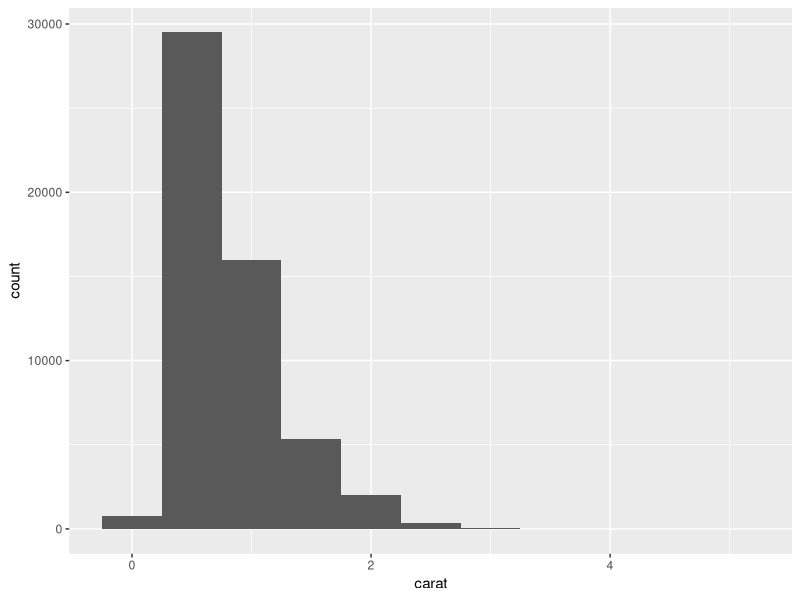
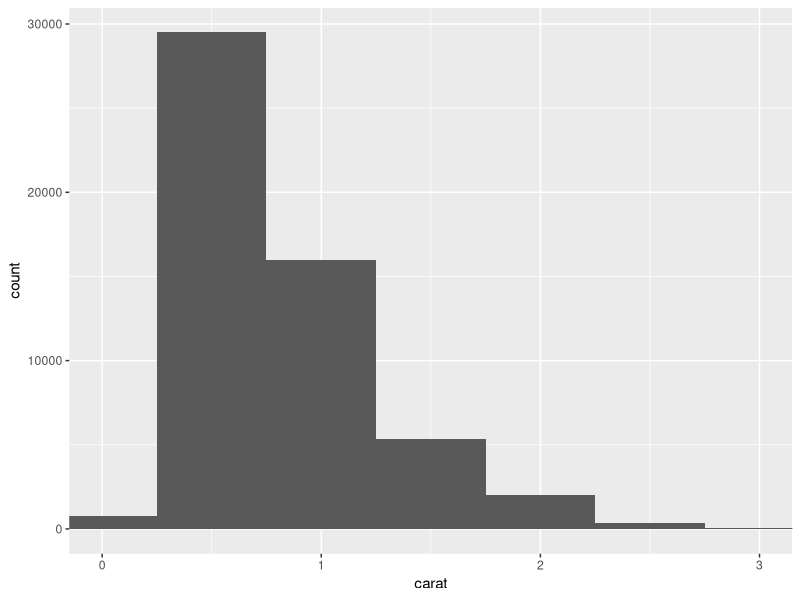
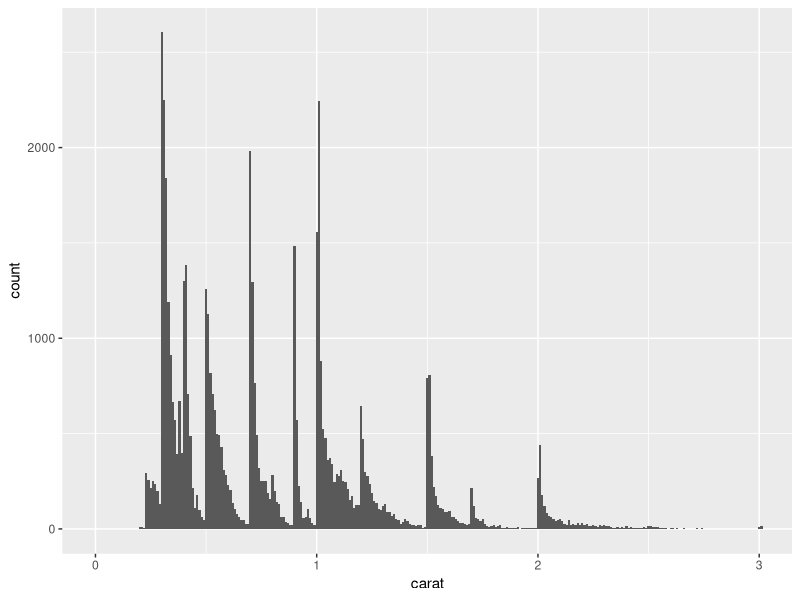
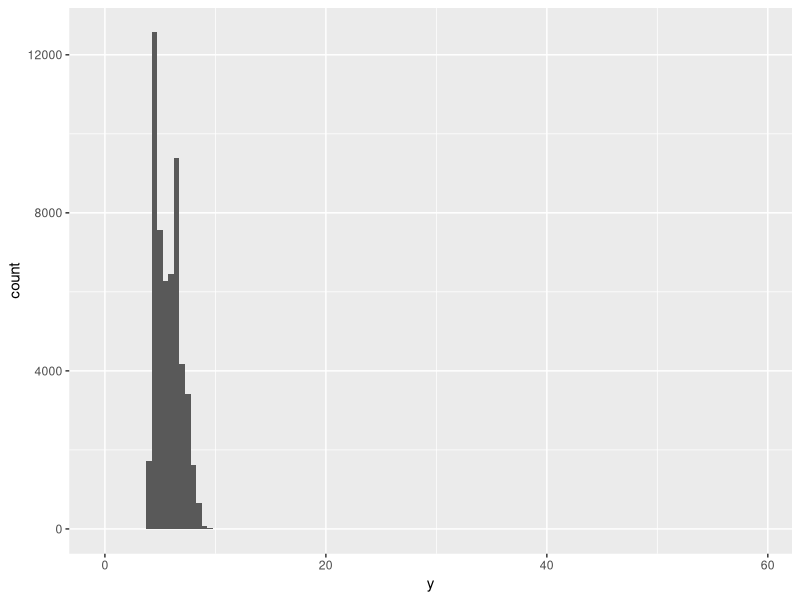
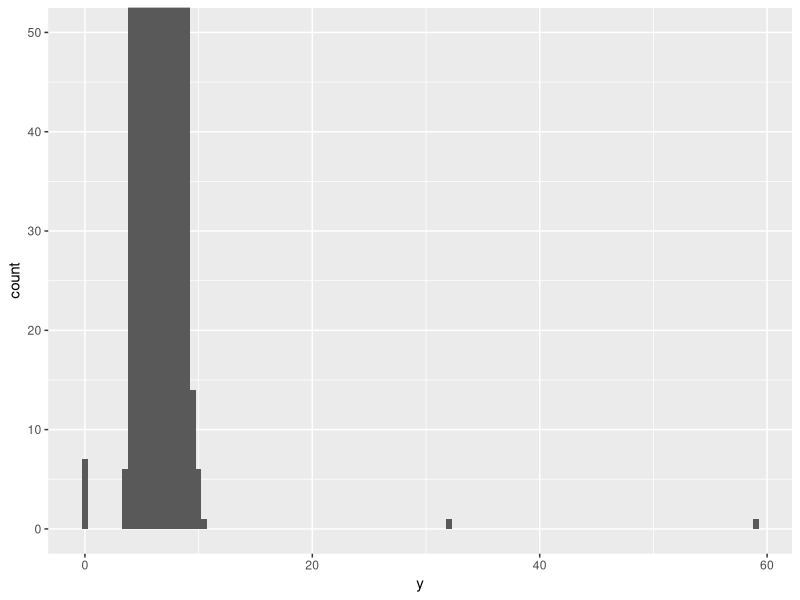
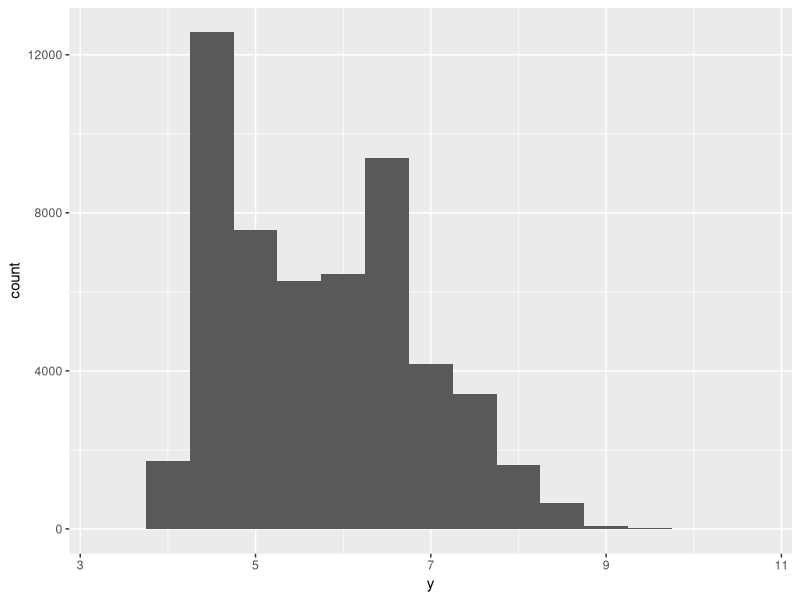
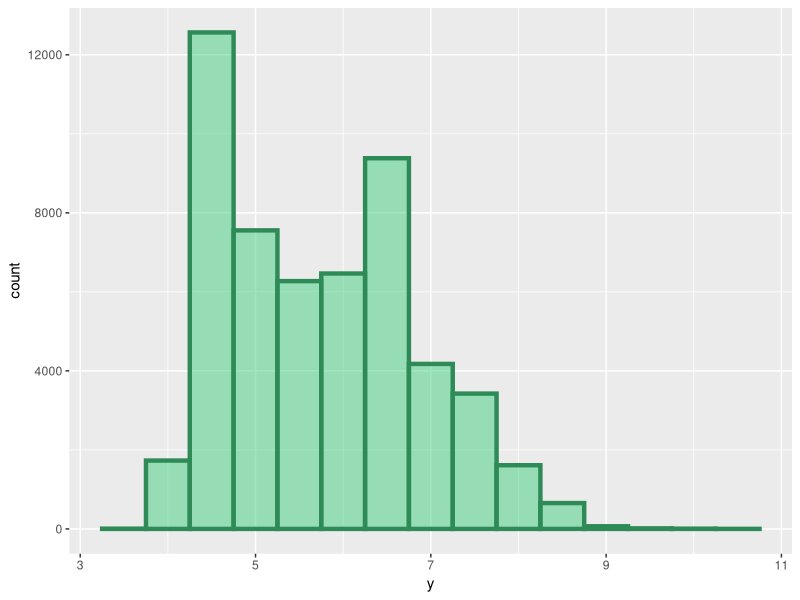
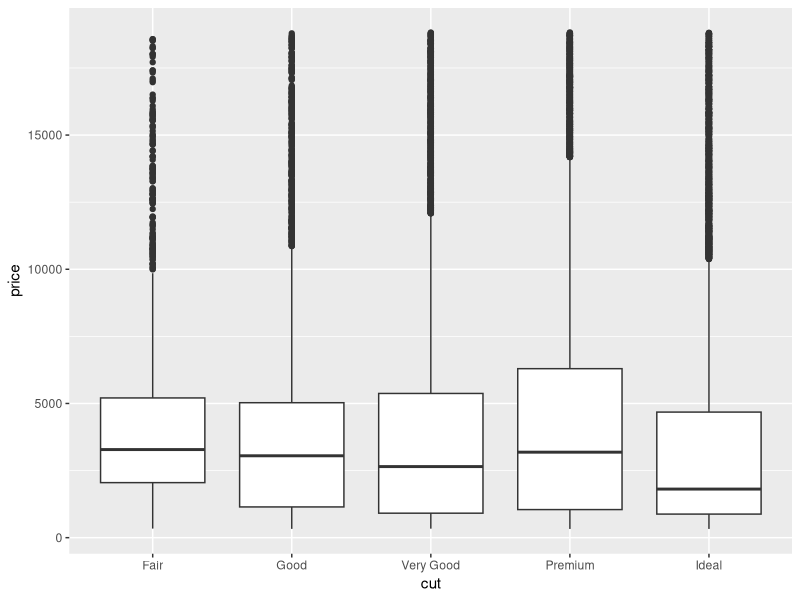

Write the R code that produced these figures, in order.
## ---- chunk 1
library(tidyverse)
## ---- chunk 2
diamonds
## ---- chunk 3
nrow(diamonds)
## ---- chunk 4
ggplot(diamonds, aes(x = carat)) +
  geom_histogram(binwidth = 0.5)
## ---- chunk 5
diamonds |>
  ggplot(aes(x = carat)) +
  geom_histogram(binwidth = 0.5) +
  coord_cartesian(xlim = c(0, 3))
## ---- chunk 6
diamonds |>
  ggplot(aes(x = carat)) +
  geom_histogram(binwidth = 0.01) +
  coord_cartesian(xlim = c(0, 3))
## ---- chunk 7
ggplot(diamonds, aes(x = y)) + 
  geom_histogram(binwidth = 0.5)
## ---- chunk 8
ggplot(diamonds, aes(x = y)) + 
  geom_histogram(binwidth = 0.5) +
  coord_cartesian(ylim = c(0, 50))
## ---- chunk 9
diamonds |> 
  filter(y < 3 | y > 20) |> 
  select(price, x, y, z) |>
  arrange(y)
## ---- chunk 10
diamonds2 <- diamonds |>
  mutate(y = ifelse(y < 3 | y > 20, NA, y))

ggplot(diamonds2, aes(x = y)) + 
  geom_histogram(binwidth = 0.5, na.rm = T)
## ---- chunk 11
ggplot(diamonds2, aes(x = y)) + 
  geom_histogram(binwidth = 0.5, na.rm = T,
                 fill = "seagreen3", color = "seagreen",
                 alpha = .5, linewidth = 1.5)
## ---- chunk 12
diamonds |>
  ggplot(aes(y = price, x = cut)) +
  geom_boxplot()
## ---- chunk 13
diamonds |>
  ggplot(aes(y = price, x = cut)) +
  geom_violin() +
  geom_boxplot(width = .1)
## ---- chunk 14
#| code-line-numbers: false
diamonds |>
  pull(cut) |>
  levels()
## ---- chunk 15
#| fig-height: 3
levels(diamonds$color)
fct_reorder(diamonds$color, diamonds$price) |> levels()

diamonds |>
  ggplot(aes(y = price, x = fct_reorder(color, -price))) + # or .desc = T
  geom_violin() +
  geom_boxplot(width = .1)
## ---- chunk 16
diamonds |>
  ggplot(aes(x = price, y = cut)) +
  geom_violin(color = "skyblue3", fill = "skyblue",
              alpha = .4, linewidth = .5, linetype = "dashed") +
  geom_boxplot(width = .08, color = "skyblue3", whisker.color = NA,
               fill = "transparent", linewidth = .8,
               outliers = F, notch = T)
## ---- chunk 17
diamonds |>
  ggplot(aes(x = color)) +
  geom_bar()
## ---- chunk 18
diamonds |>
  ggplot(aes(x = color, fill = cut)) +
  geom_bar()
## ---- chunk 19
diamonds |>
  ggplot(aes(x = color, fill = cut)) +
  geom_bar(position = "dodge")
## ---- chunk 20
diamonds |>
  ggplot(aes(x = color, fill = cut)) +
  geom_bar(position = "fill")
## ---- chunk 21
diamonds |>
  ggplot(aes(x = carat, y = price)) +
  geom_point()
## ---- chunk 22
diamonds |>
  ggplot(aes(x = carat, y = price)) +
  geom_point(alpha = .05)
## ---- chunk 23
diamonds |>
  ggplot(aes(x = carat, y = price, color = color)) +
  geom_point(alpha = .05, shape = 16,
             size = 2) +
  guides(color = guide_legend(override.aes = list(alpha = 1)))
